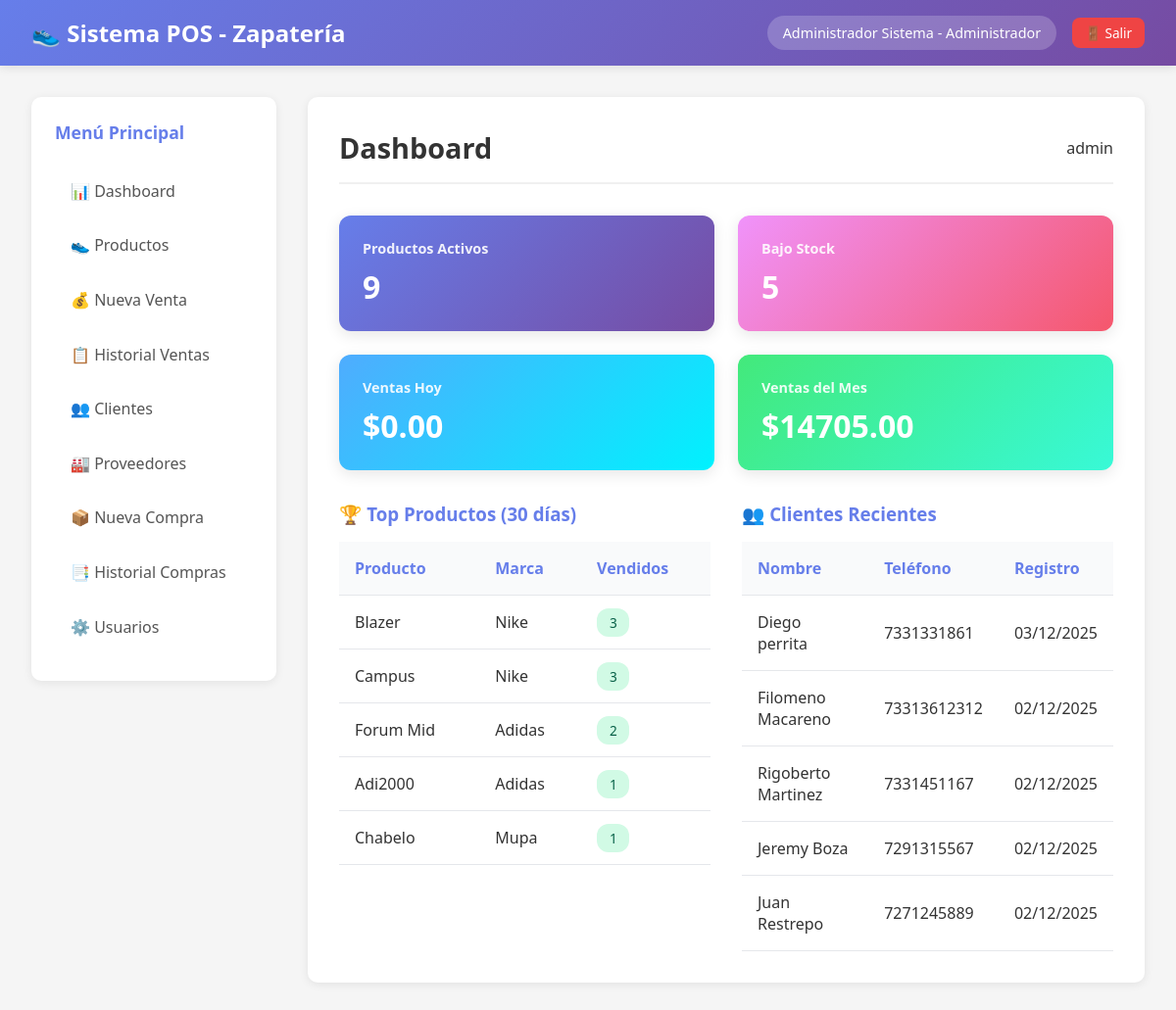
The page /dashboard/ (signed in) on the database its author committed.
### pos/models.py (models this page shows, shortened)
class Usuario(AbstractUser):
    ROLES = (
        ('administrador', 'Administrador'),
        ('empleado', 'Empleado'),
        ('consulta', 'Consulta'),
    )
    rol = models.CharField(max_length=20, choices=ROLES, default='empleado')
    telefono = models.CharField(max_length=15, blank=True)
    class Meta:
        verbose_name = 'Usuario'
        verbose_name_plural = 'Usuarios'

class Producto(models.Model):
    TIPOS = (
        ('casual', 'Casual'),
        ('deportivo', 'Deportivo'),
    )
    codigo = models.CharField(max_length=50, unique=True)
    nombre = models.CharField(max_length=200)
    tipo = models.CharField(max_length=20, choices=TIPOS)
    marca = models.CharField(max_length=100)
    talla = models.CharField(max_length=10)
    color = models.CharField(max_length=50)
    descripcion = models.TextField(blank=True)
    precio_compra = models.DecimalField(max_digits=10, decimal_places=2, validators=[MinValueValidator(Decimal('0.01'))])
    precio_venta = models.DecimalField(max_digits=10, decimal_places=2, validators=[MinValueValidator(Decimal('0.01'))])
    stock = models.IntegerField(default=0, validators=[MinValueValidator(0)])
    stock_minimo = models.IntegerField(default=5, validators=[MinValueValidator(0)])
    imagen = models.ImageField(upload_to='productos/', blank=True, null=True)
    activo = models.BooleanField(default=True)
    fecha_registro = models.DateTimeField(auto_now_add=True)

class Cliente(models.Model):
    nombre = models.CharField(max_length=200)
    telefono = models.CharField(max_length=15)
    email = models.EmailField(blank=True)
    direccion = models.TextField(blank=True)
    fecha_registro = models.DateTimeField(auto_now_add=True)

### pos/views.py (the view)
# urls.py: path('dashboard/', views.dashboard, name='dashboard'),
@login_required
def dashboard(request):
    hoy = timezone.now()
    inicio_mes = hoy.replace(day=1, hour=0, minute=0, second=0)
    total_productos = Producto.objects.filter(activo=True).count()
    productos_bajo_stock = Producto.objects.filter(
        activo=True,
        stock__lte=F('stock_minimo')
    ).count()
    ventas_hoy = Venta.objects.filter(fecha__date=hoy.date())
    total_ventas_hoy = ventas_hoy.aggregate(Sum('total'))['total__sum'] or 0
    cantidad_ventas_hoy = ventas_hoy.count()
    ventas_mes = Venta.objects.filter(fecha__gte=inicio_mes)
    total_ventas_mes = ventas_mes.aggregate(Sum('total'))['total__sum'] or 0
    hace_30_dias = hoy - timedelta(days=30)
    productos_vendidos = DetalleVenta.objects.filter(
        venta__fecha__gte=hace_30_dias
    ).values('producto__nombre', 'producto__marca').annotate(
        total_vendido=Sum('cantidad')
    ).order_by('-total_vendido')[:5]
    clientes_recientes = Cliente.objects.order_by('-fecha_registro')[:5]
    context = {
        'total_productos': total_productos,
        'productos_bajo_stock': productos_bajo_stock,
        'total_ventas_hoy': total_ventas_hoy,
        'cantidad_ventas_hoy': cantidad_ventas_hoy,
        'total_ventas_mes': total_ventas_mes,
        'productos_vendidos': productos_vendidos,
        'clientes_recientes': clientes_recientes,
    }
    return render(request, 'pos/dashboard.html', context)

### pos/templates/pos/dashboard.html (shortened to what this page needs)
{% extends 'pos/base.html' %}
{% block content %}
<div class="page-header">
    <h2>Dashboard</h2>
    <span>{{ request.user.username }}</span>
</div>
<div class="stats-grid">
    <div class="stat-card" style="background: linear-gradient(135deg, #667eea 0%, #764ba2 100%);">
        <h3>Productos Activos</h3>
        <div class="value">{{ total_productos }}</div>
    </div>
    <div class="stat-card" style="background: linear-gradient(135deg, #f093fb 0%, #f5576c 100%);">
        <h3>Bajo Stock</h3>
        <div class="value">{{ productos_bajo_stock }}</div>
    </div>
    <div class="stat-card" style="background: linear-gradient(135deg, #4facfe 0%, #00f2fe 100%);">
        <h3>Ventas Hoy</h3>
        <div class="value">${{ total_ventas_hoy|floatformat:2 }}</div>
    </div>
    <div class="stat-card" style="background: linear-gradient(135deg, #43e97b 0%, #38f9d7 100%);">
        <h3>Ventas del Mes</h3>
        <div class="value">${{ total_ventas_mes|floatformat:2 }}</div>
    </div>
</div>
<div style="display: grid; grid-template-columns: 1fr 1fr; gap: 2rem; margin-top: 2rem;">
    <div>
        <h3 style="margin-bottom: 1rem; color: #667eea;">🏆 Top Productos (30 días)</h3>
        <table>
            <thead>
                <tr>
                    <th>Producto</th>
                    <th>Marca</th>
                    <th>Vendidos</th>
                </tr>
            </thead>
            <tbody>
                {% for item in productos_vendidos %}
                <tr>
                    <td>{{ item.producto__nombre }}</td>
                    <td>{{ item.producto__marca }}</td>
                    <td><span class="badge badge-success">{{ item.total_vendido }}</span></td>
                </tr>
                {% endfor %}
            </tbody>
        </table>
    </div>
    <div>
        <h3 style="margin-bottom: 1rem; color: #667eea;">👥 Clientes Recientes</h3>
        <table>
            <thead>
                <tr>
                    <th>Nombre</th>
                    <th>Teléfono</th>
                    <th>Registro</th>
                </tr>
            </thead>
            <tbody>
                {% for cliente in clientes_recientes %}
                <tr>
                    <td>{{ cliente.nombre }}</td>
                    <td>{{ cliente.telefono }}</td>
                    <td>{{ cliente.fecha_registro|date:"d/m/Y" }}</td>
                </tr>
                {% endfor %}
            </tbody>
        </table>
    </div>
</div>
{% endblock %}

### pos/templates/pos/base.html (shortened to what this page needs)
<!DOCTYPE html>
<html lang="es">
<head>
</head>
<body>
    <nav class="navbar">
        <div class="navbar-content">
            <h1>👟 Sistema POS - Zapatería</h1>
            <div class="nav-user">
                <span class="user-badge">{{ user.get_full_name|default:user.username }} - {{ user.get_rol_display }}</span>
                <a href="{% url 'logout' %}" class="btn btn-danger btn-sm">🚪 Salir</a>
            </div>
        </div>
    </nav>
    <div class="container">
        <aside class="sidebar">
            <h3>Menú Principal</h3>
            <a href="{% url 'dashboard' %}" class="menu-item">📊 Dashboard</a>
            <a href="{% url 'productos' %}" class="menu-item">👟 Productos</a>
            {% if user.rol != 'consulta' %}
            <a href="{% url 'nueva_venta' %}" class="menu-item">💰 Nueva Venta</a>
            {% endif %}
            <a href="{% url 'historial_ventas' %}" class="menu-item">📋 Historial Ventas</a>
            <a href="{% url 'clientes' %}" class="menu-item">👥 Clientes</a>
            <a href="{% url 'proveedores' %}" class="menu-item">🏭 Proveedores</a>
            {% if user.rol != 'consulta' %}
            <a href="{% url 'nueva_compra' %}" class="menu-item">📦 Nueva Compra</a>
            {% endif %}
            <a href="{% url 'historial_compras' %}" class="menu-item">📑 Historial Compras</a>
            {% if user.rol == 'administrador' %}
            <a href="{% url 'usuarios' %}" class="menu-item">⚙️ Usuarios</a>
            {% endif %}
        </aside>
        <main class="content">
            {% block content %}{% endblock %}
        </main>
    </div>
</body>
</html>

### pos/templates/pos/base.html (style rules this page uses)
* { margin: 0; padding: 0; box-sizing: border-box; }
body { font-family: 'Segoe UI', Tahoma, Geneva, Verdana, sans-serif; background: #f5f5f5; color: #333; }
.navbar { background: linear-gradient(135deg, #667eea 0%, #764ba2 100%); color: white; padding: 1rem 2rem; box-shadow: 0 2px 10px rgba(0,0,0,0.1); }
.navbar-content { max-width: 1400px; margin: 0 auto; display: flex; justify-content: space-between; align-items: center; }
.navbar h1 { font-size: 1.5rem; font-weight: 600; }
.nav-user { display: flex; align-items: center; gap: 1rem; }
.user-badge { background: rgba(255,255,255,0.2); padding: 0.5rem 1rem; border-radius: 20px; font-size: 0.9rem; }
.container { max-width: 1400px; margin: 0 auto; padding: 2rem; display: grid; grid-template-columns: 250px 1fr; gap: 2rem; }
.sidebar { background: white; border-radius: 10px; padding: 1.5rem; box-shadow: 0 2px 10px rgba(0,0,0,0.08); height: fit-content; position: sticky; top: 2rem; }
.sidebar h3 { margin-bottom: 1.5rem; color: #667eea; font-size: 1.1rem; }
.menu-item { display: block; padding: 0.8rem 1rem; margin-bottom: 0.5rem; color: #555; text-decoration: none; border-radius: 8px; transition: all 0.3s; }
.content { background: white; border-radius: 10px; padding: 2rem; box-shadow: 0 2px 10px rgba(0,0,0,0.08); min-height: 500px; }
.page-header { display: flex; justify-content: space-between; align-items: center; margin-bottom: 2rem; padding-bottom: 1rem; border-bottom: 2px solid #f0f0f0; }
.page-header h2 { color: #333; font-size: 1.8rem; }
.btn { padding: 0.7rem 1.5rem; border: none; border-radius: 8px; cursor: pointer; font-size: 0.95rem; text-decoration: none; display: inline-block; transition: all 0.3s; font-weight: 500; }
.btn-danger { background: #ef4444; color: white; }
.btn-sm { padding: 0.4rem 0.8rem; font-size: 0.85rem; }
.stats-grid { display: grid; grid-template-columns: repeat(auto-fit, minmax(250px, 1fr)); gap: 1.5rem; margin-bottom: 2rem; }
.stat-card { background: linear-gradient(135deg, #667eea 0%, #764ba2 100%); color: white; padding: 1.5rem; border-radius: 12px; box-shadow: 0 4px 15px rgba(0,0,0,0.1); }
.stat-card h3 { font-size: 0.9rem; opacity: 0.9; margin-bottom: 0.5rem; }
.stat-card .value { font-size: 2rem; font-weight: bold; }
table { width: 100%; border-collapse: collapse; }
th, td { padding: 1rem; text-align: left; border-bottom: 1px solid #e5e7eb; }
th { background: #f9fafb; font-weight: 600; color: #667eea; }
.badge { padding: 0.3rem 0.8rem; border-radius: 12px; font-size: 0.85rem; font-weight: 500; }
.badge-success { background: #d1fae5; color: #065f46; }

### rows shown on the page
Usuario: get_full_name "Administrador Sistema", rol "Administrador", user.username "admin"
Producto: producto__nombre "Blazer", producto__marca "Nike", total_vendido "3"
Producto: producto__nombre "Campus", producto__marca "Nike", total_vendido "3"
Producto: producto__nombre "Forum Mid", producto__marca "Adidas", total_vendido "2"
Producto: producto__nombre "Adi2000", producto__marca "Adidas", total_vendido "1"
Producto: producto__nombre "Chabelo", producto__marca "Mupa", total_vendido "1"
Cliente: nombre "Diego perrita", telefono "7331331861", fecha_registro "03/12/2025"
Cliente: nombre "Filomeno Macareno", telefono "73313612312", fecha_registro "02/12/2025"
Cliente: nombre "Rigoberto Martinez", telefono "7331451167", fecha_registro "02/12/2025"
Cliente: nombre "Jeremy Boza", telefono "7291315567", fecha_registro "02/12/2025"
Cliente: nombre "Juan Restrepo", telefono "7271245889", fecha_registro "02/12/2025"

### other values the page prints
{{ total_productos }} "9"
{{ productos_bajo_stock }} "5"
{{ total_ventas_hoy|floatformat:2 }} "0.00"
{{ total_ventas_mes|floatformat:2 }} "14705.00"
